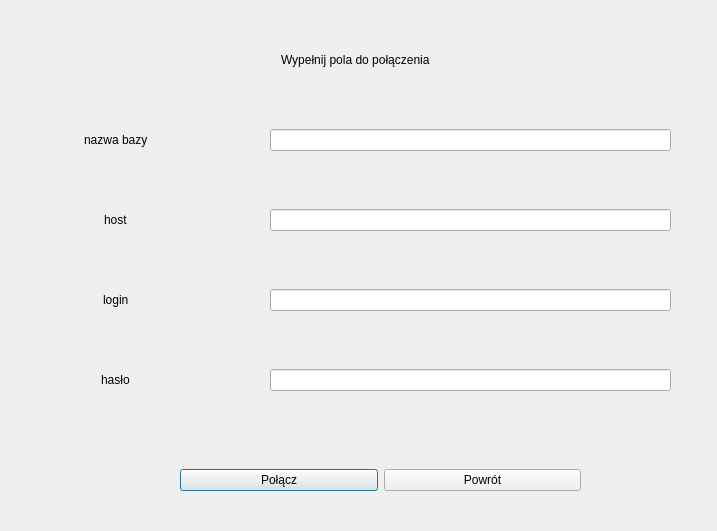
<?xml version="1.0" encoding="UTF-8"?>
<ui version="4.0">
 <class>Dialog</class>
 <widget class="QDialog" name="Dialog">
  <property name="geometry">
   <rect>
    <x>0</x>
    <y>0</y>
    <width>717</width>
    <height>531</height>
   </rect>
  </property>
  <property name="windowTitle">
   <string>Dialog</string>
  </property>
  <widget class="QWidget" name="horizontalLayoutWidget">
   <property name="geometry">
    <rect>
     <x>0</x>
     <y>20</y>
     <width>711</width>
     <height>80</height>
    </rect>
   </property>
   <layout class="QHBoxLayout" name="horizontalLayout">
    <item>
     <spacer name="horizontalSpacer">
      <property name="orientation">
       <enum>Qt::Horizontal</enum>
      </property>
      <property name="sizeHint" stdset="0">
       <size>
        <width>40</width>
        <height>20</height>
       </size>
      </property>
     </spacer>
    </item>
    <item>
     <widget class="QLabel" name="label">
      <property name="text">
       <string>Wypełnij pola do połączenia</string>
      </property>
     </widget>
    </item>
    <item>
     <spacer name="horizontalSpacer_2">
      <property name="orientation">
       <enum>Qt::Horizontal</enum>
      </property>
      <property name="sizeHint" stdset="0">
       <size>
        <width>40</width>
        <height>20</height>
       </size>
      </property>
     </spacer>
    </item>
   </layout>
  </widget>
  <widget class="QWidget" name="horizontalLayoutWidget_2">
   <property name="geometry">
    <rect>
     <x>0</x>
     <y>100</y>
     <width>231</width>
     <height>80</height>
    </rect>
   </property>
   <layout class="QHBoxLayout" name="horizontalLayout_2">
    <item>
     <spacer name="horizontalSpacer_3">
      <property name="orientation">
       <enum>Qt::Horizontal</enum>
      </property>
      <property name="sizeHint" stdset="0">
       <size>
        <width>40</width>
        <height>20</height>
       </size>
      </property>
     </spacer>
    </item>
    <item>
     <widget class="QLabel" name="label_2">
      <property name="text">
       <string>nazwa bazy</string>
      </property>
     </widget>
    </item>
    <item>
     <spacer name="horizontalSpacer_15">
      <property name="orientation">
       <enum>Qt::Horizontal</enum>
      </property>
      <property name="sizeHint" stdset="0">
       <size>
        <width>40</width>
        <height>20</height>
       </size>
      </property>
     </spacer>
    </item>
   </layout>
  </widget>
  <widget class="QWidget" name="horizontalLayoutWidget_3">
   <property name="geometry">
    <rect>
     <x>0</x>
     <y>180</y>
     <width>231</width>
     <height>80</height>
    </rect>
   </property>
   <layout class="QHBoxLayout" name="horizontalLayout_3">
    <item>
     <spacer name="horizontalSpacer_6">
      <property name="orientation">
       <enum>Qt::Horizontal</enum>
      </property>
      <property name="sizeType">
       <enum>QSizePolicy::Expanding</enum>
      </property>
      <property name="sizeHint" stdset="0">
       <size>
        <width>40</width>
        <height>20</height>
       </size>
      </property>
     </spacer>
    </item>
    <item>
     <widget class="QLabel" name="label_3">
      <property name="text">
       <string>host</string>
      </property>
     </widget>
    </item>
    <item>
     <spacer name="horizontalSpacer_7">
      <property name="orientation">
       <enum>Qt::Horizontal</enum>
      </property>
      <property name="sizeType">
       <enum>QSizePolicy::Expanding</enum>
      </property>
      <property name="sizeHint" stdset="0">
       <size>
        <width>40</width>
        <height>20</height>
       </size>
      </property>
     </spacer>
    </item>
   </layout>
  </widget>
  <widget class="QWidget" name="horizontalLayoutWidget_4">
   <property name="geometry">
    <rect>
     <x>0</x>
     <y>260</y>
     <width>231</width>
     <height>80</height>
    </rect>
   </property>
   <layout class="QHBoxLayout" name="horizontalLayout_4">
    <item>
     <spacer name="horizontalSpacer_9">
      <property name="orientation">
       <enum>Qt::Horizontal</enum>
      </property>
      <property name="sizeType">
       <enum>QSizePolicy::Expanding</enum>
      </property>
      <property name="sizeHint" stdset="0">
       <size>
        <width>40</width>
        <height>20</height>
       </size>
      </property>
     </spacer>
    </item>
    <item>
     <widget class="QLabel" name="label_4">
      <property name="text">
       <string>login</string>
      </property>
     </widget>
    </item>
    <item>
     <spacer name="horizontalSpacer_10">
      <property name="orientation">
       <enum>Qt::Horizontal</enum>
      </property>
      <property name="sizeType">
       <enum>QSizePolicy::Expanding</enum>
      </property>
      <property name="sizeHint" stdset="0">
       <size>
        <width>40</width>
        <height>20</height>
       </size>
      </property>
     </spacer>
    </item>
   </layout>
  </widget>
  <widget class="QWidget" name="horizontalLayoutWidget_5">
   <property name="geometry">
    <rect>
     <x>0</x>
     <y>340</y>
     <width>231</width>
     <height>80</height>
    </rect>
   </property>
   <layout class="QHBoxLayout" name="horizontalLayout_5">
    <item>
     <spacer name="horizontalSpacer_12">
      <property name="orientation">
       <enum>Qt::Horizontal</enum>
      </property>
      <property name="sizeType">
       <enum>QSizePolicy::Expanding</enum>
      </property>
      <property name="sizeHint" stdset="0">
       <size>
        <width>40</width>
        <height>20</height>
       </size>
      </property>
     </spacer>
    </item>
    <item>
     <widget class="QLabel" name="label_5">
      <property name="text">
       <string>hasło</string>
      </property>
     </widget>
    </item>
    <item>
     <spacer name="horizontalSpacer_13">
      <property name="orientation">
       <enum>Qt::Horizontal</enum>
      </property>
      <property name="sizeType">
       <enum>QSizePolicy::Expanding</enum>
      </property>
      <property name="sizeHint" stdset="0">
       <size>
        <width>40</width>
        <height>20</height>
       </size>
      </property>
     </spacer>
    </item>
   </layout>
  </widget>
  <widget class="QWidget" name="horizontalLayoutWidget_6">
   <property name="geometry">
    <rect>
     <x>230</x>
     <y>100</y>
     <width>481</width>
     <height>80</height>
    </rect>
   </property>
   <layout class="QHBoxLayout" name="horizontalLayout_6">
    <item>
     <spacer name="horizontalSpacer_4">
      <property name="orientation">
       <enum>Qt::Horizontal</enum>
      </property>
      <property name="sizeType">
       <enum>QSizePolicy::Minimum</enum>
      </property>
      <property name="sizeHint" stdset="0">
       <size>
        <width>40</width>
        <height>20</height>
       </size>
      </property>
     </spacer>
    </item>
    <item>
     <widget class="QLineEdit" name="dbNameText"/>
    </item>
    <item>
     <spacer name="horizontalSpacer_5">
      <property name="orientation">
       <enum>Qt::Horizontal</enum>
      </property>
      <property name="sizeType">
       <enum>QSizePolicy::Minimum</enum>
      </property>
      <property name="sizeHint" stdset="0">
       <size>
        <width>40</width>
        <height>20</height>
       </size>
      </property>
     </spacer>
    </item>
   </layout>
  </widget>
  <widget class="QWidget" name="horizontalLayoutWidget_7">
   <property name="geometry">
    <rect>
     <x>230</x>
     <y>180</y>
     <width>481</width>
     <height>80</height>
    </rect>
   </property>
   <layout class="QHBoxLayout" name="horizontalLayout_7">
    <item>
     <spacer name="horizontalSpacer_8">
      <property name="orientation">
       <enum>Qt::Horizontal</enum>
      </property>
      <property name="sizeType">
       <enum>QSizePolicy::Minimum</enum>
      </property>
      <property name="sizeHint" stdset="0">
       <size>
        <width>40</width>
        <height>20</height>
       </size>
      </property>
     </spacer>
    </item>
    <item>
     <widget class="QLineEdit" name="dbHostText"/>
    </item>
    <item>
     <spacer name="horizontalSpacer_11">
      <property name="orientation">
       <enum>Qt::Horizontal</enum>
      </property>
      <property name="sizeType">
       <enum>QSizePolicy::Minimum</enum>
      </property>
      <property name="sizeHint" stdset="0">
       <size>
        <width>40</width>
        <height>20</height>
       </size>
      </property>
     </spacer>
    </item>
   </layout>
  </widget>
  <widget class="QWidget" name="horizontalLayoutWidget_8">
   <property name="geometry">
    <rect>
     <x>230</x>
     <y>260</y>
     <width>481</width>
     <height>80</height>
    </rect>
   </property>
   <layout class="QHBoxLayout" name="horizontalLayout_8">
    <item>
     <spacer name="horizontalSpacer_14">
      <property name="orientation">
       <enum>Qt::Horizontal</enum>
      </property>
      <property name="sizeType">
       <enum>QSizePolicy::Minimum</enum>
      </property>
      <property name="sizeHint" stdset="0">
       <size>
        <width>40</width>
        <height>20</height>
       </size>
      </property>
     </spacer>
    </item>
    <item>
     <widget class="QLineEdit" name="dbLoginText"/>
    </item>
    <item>
     <spacer name="horizontalSpacer_16">
      <property name="orientation">
       <enum>Qt::Horizontal</enum>
      </property>
      <property name="sizeType">
       <enum>QSizePolicy::Minimum</enum>
      </property>
      <property name="sizeHint" stdset="0">
       <size>
        <width>40</width>
        <height>20</height>
       </size>
      </property>
     </spacer>
    </item>
   </layout>
  </widget>
  <widget class="QWidget" name="horizontalLayoutWidget_9">
   <property name="geometry">
    <rect>
     <x>230</x>
     <y>340</y>
     <width>481</width>
     <height>80</height>
    </rect>
   </property>
   <layout class="QHBoxLayout" name="horizontalLayout_9">
    <item>
     <spacer name="horizontalSpacer_17">
      <property name="orientation">
       <enum>Qt::Horizontal</enum>
      </property>
      <property name="sizeType">
       <enum>QSizePolicy::Minimum</enum>
      </property>
      <property name="sizeHint" stdset="0">
       <size>
        <width>40</width>
        <height>20</height>
       </size>
      </property>
     </spacer>
    </item>
    <item>
     <widget class="QLineEdit" name="dbPasswordText"/>
    </item>
    <item>
     <spacer name="horizontalSpacer_18">
      <property name="orientation">
       <enum>Qt::Horizontal</enum>
      </property>
      <property name="sizeType">
       <enum>QSizePolicy::Minimum</enum>
      </property>
      <property name="sizeHint" stdset="0">
       <size>
        <width>40</width>
        <height>20</height>
       </size>
      </property>
     </spacer>
    </item>
   </layout>
  </widget>
  <widget class="QWidget" name="horizontalLayoutWidget_10">
   <property name="geometry">
    <rect>
     <x>180</x>
     <y>440</y>
     <width>401</width>
     <height>80</height>
    </rect>
   </property>
   <layout class="QHBoxLayout" name="horizontalLayout_10">
    <item>
     <widget class="QPushButton" name="connectButton">
      <property name="layoutDirection">
       <enum>Qt::LeftToRight</enum>
      </property>
      <property name="text">
       <string>Połącz</string>
      </property>
     </widget>
    </item>
    <item>
     <widget class="QPushButton" name="cancelButton">
      <property name="text">
       <string>Powrót</string>
      </property>
     </widget>
    </item>
   </layout>
  </widget>
 </widget>
 <resources/>
 <connections/>
</ui>
